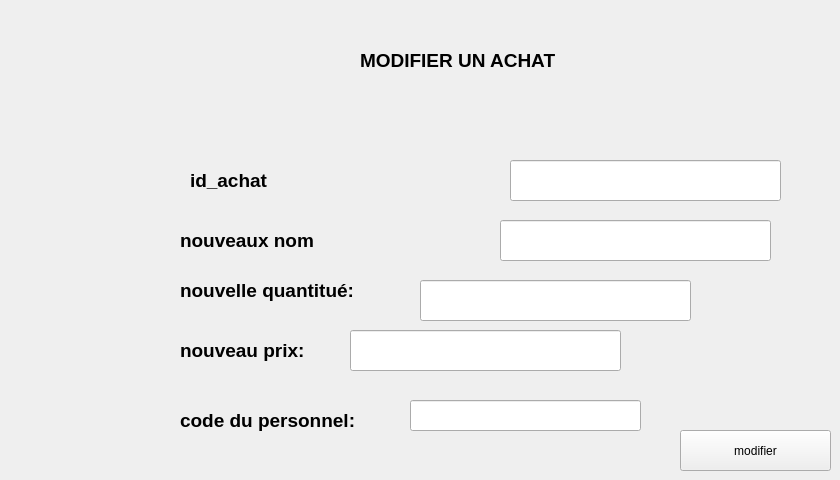
      <widget class="QWidget" name="tab_9">
       <attribute name="title">
        <string>modifier</string>
       </attribute>
       <widget class="QLineEdit" name="lineEdit_idn">
        <property name="geometry">
         <rect>
          <x>510</x>
          <y>160</y>
          <width>271</width>
          <height>41</height>
         </rect>
        </property>
       </widget>
       <widget class="QLineEdit" name="lineEdit_nouveau_nom">
        <property name="geometry">
         <rect>
          <x>500</x>
          <y>220</y>
          <width>271</width>
          <height>41</height>
         </rect>
        </property>
       </widget>
       <widget class="QLabel" name="label_10">
        <property name="geometry">
         <rect>
          <x>190</x>
          <y>160</y>
          <width>341</width>
          <height>41</height>
         </rect>
        </property>
        <property name="font">
         <font>
          <pointsize>14</pointsize>
          <bold>true</bold>
         </font>
        </property>
        <property name="text">
         <string>id_achat</string>
        </property>
       </widget>
       <widget class="QLabel" name="label_11">
        <property name="geometry">
         <rect>
          <x>180</x>
          <y>220</y>
          <width>301</width>
          <height>41</height>
         </rect>
        </property>
        <property name="font">
         <font>
          <pointsize>14</pointsize>
          <bold>true</bold>
         </font>
        </property>
        <property name="text">
         <string>nouveaux nom</string>
        </property>
       </widget>
       <widget class="QLabel" name="label_12">
        <property name="geometry">
         <rect>
          <x>360</x>
          <y>40</y>
          <width>241</width>
          <height>41</height>
         </rect>
        </property>
        <property name="font">
         <font>
          <pointsize>14</pointsize>
          <bold>true</bold>
         </font>
        </property>
        <property name="text">
         <string>MODIFIER UN ACHAT</string>
        </property>
       </widget>
       <widget class="QLabel" name="label_37">
        <property name="geometry">
         <rect>
          <x>180</x>
          <y>270</y>
          <width>251</width>
          <height>41</height>
         </rect>
        </property>
        <property name="font">
         <font>
          <pointsize>14</pointsize>
          <bold>true</bold>
         </font>
        </property>
        <property name="text">
         <string>nouvelle quantitué:</string>
        </property>
       </widget>
       <widget class="QLineEdit" name="lineEdit_nouveau_prix">
        <property name="geometry">
         <rect>
          <x>350</x>
          <y>330</y>
          <width>271</width>
          <height>41</height>
         </rect>
        </property>
       </widget>
       <widget class="QPushButton" name="pushButton_modifier">
        <property name="geometry">
         <rect>
          <x>680</x>
          <y>430</y>
          <width>151</width>
          <height>41</height>
         </rect>
        </property>
        <property name="text">
         <string>modifier</string>
        </property>
       </widget>
       <widget class="QLineEdit" name="lineEdit_idp2">
        <property name="geometry">
         <rect>
          <x>410</x>
          <y>400</y>
          <width>231</width>
          <height>31</height>
         </rect>
        </property>
       </widget>
       <widget class="QLabel" name="label_39">
        <property name="geometry">
         <rect>
          <x>180</x>
          <y>330</y>
          <width>251</width>
          <height>41</height>
         </rect>
        </property>
        <property name="font">
         <font>
          <pointsize>14</pointsize>
          <bold>true</bold>
         </font>
        </property>
        <property name="text">
         <string>nouveau prix:</string>
        </property>
       </widget>
       <widget class="QLabel" name="label_40">
        <property name="geometry">
         <rect>
          <x>180</x>
          <y>400</y>
          <width>221</width>
          <height>41</height>
         </rect>
        </property>
        <property name="font">
         <font>
          <pointsize>14</pointsize>
          <bold>true</bold>
         </font>
        </property>
        <property name="text">
         <string>code du personnel:</string>
        </property>
       </widget>
       <widget class="QLineEdit" name="lineEdit_nouvelle_quantite">
        <property name="geometry">
         <rect>
          <x>420</x>
          <y>280</y>
          <width>271</width>
          <height>41</height>
         </rect>
        </property>
       </widget>
      </widget>
